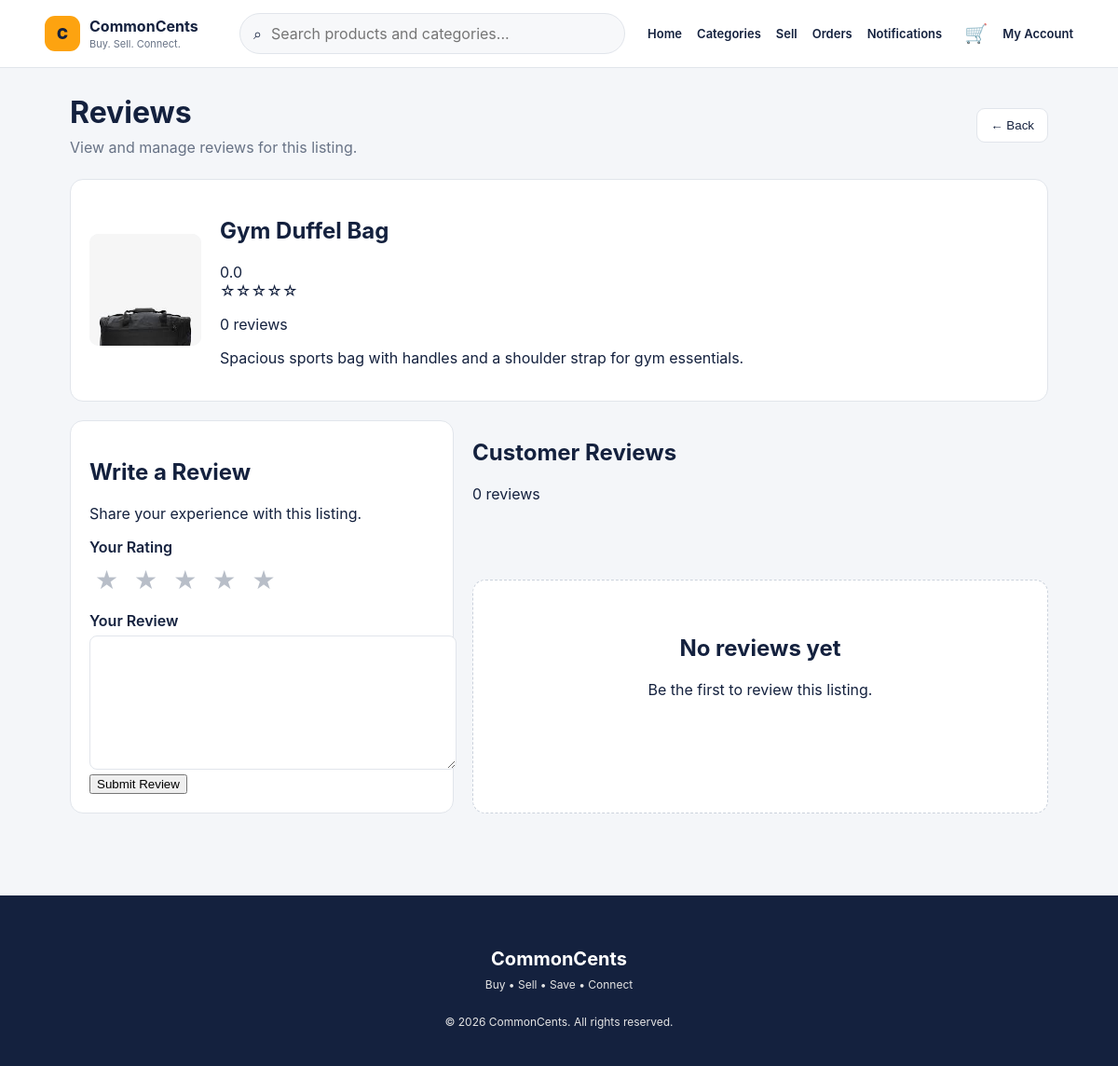
The page /frontend/reviews.php (signed in) on the database its author committed.
### tables this page shows
CREATE TABLE IF NOT EXISTS `listing` (
  `listingID` int NOT NULL AUTO_INCREMENT,
  `title` varchar(100) NOT NULL,
  `description` text,
  `price` decimal(10,2) NOT NULL,
  `type` enum('New','Used') NOT NULL,
  `imageURL` varchar(255) DEFAULT NULL,
  `datePosted` datetime NOT NULL,
  `status` enum('Available','Reserved','Sold') NOT NULL,
  `userID` int NOT NULL,
  `categoryID` int NOT NULL,
  PRIMARY KEY (`listingID`),
  KEY `fk_listing_user` (`userID`),
  KEY `fk_listing_category` (`categoryID`)
);

### frontend/reviews.php (the view, shortened to what this page needs)
<?php
require_once __DIR__ . '/../config/database.php';
function reviewEscape($v) {
    return htmlspecialchars((string)$v,ENT_QUOTES,'UTF-8');
}
$listingID=filter_input(INPUT_GET,'listingID',FILTER_VALIDATE_INT) ?: filter_input(INPUT_POST,'listingID',FILTER_VALIDATE_INT);
$listing=null;
$reviews=null;
if (!$listing) {
    $stmt=$conn->prepare('SELECT listingID,title,description,imageURL FROM listing ORDER BY datePosted DESC LIMIT 1');
    $stmt->execute();
    $listing=$stmt->get_result()->fetch_assoc();
    $listingID=$listing ? (int)$listing['listingID'] : 0;
}
if ($listingID) {
    $stmt=$conn->prepare('SELECT r.reviewID,r.rating,r.comment,r.reviewDate,r.userID,u.firstName,u.lastName FROM review r JOIN `user` u ON u.userID=r.userID WHERE r.listingID=? ORDER BY r.reviewDate DESC');
    $stmt->bind_param('i',$listingID);
    $stmt->execute();
    $reviews=$stmt->get_result()->fetch_all(MYSQLI_ASSOC);
}
$avg=0;
?>
<!DOCTYPE html>
<html lang="en">
    <head>
        <link rel="stylesheet" href="../assets/styles.css">
    </head>
    <body class="page-reviews">
        <?php
        require __DIR__ . '/../partials/marketplace-nav.php';
        ?>
        <main class="main-container">
            <div class="page-header">
                <div>
                    <h1>Reviews</h1>
                    <p>View and manage reviews for this listing.</p>
                </div>
                <button class="back-button" onclick="goBack()">← Back</button>
            </div>
            <?php if(!$listing): ?>
                <div class="empty-state">
                    <h2>No listings available</h2>
                    <p>Create or browse a listing before writing a review.</p>
                    <a href="home.php">Browse products</a>
                </div>
            <?php else: ?>
                <section class="listing-card">
                    <div class="listing-image">
                        <?php if($listing['imageURL']): ?>
                            <img src="<?=reviewEscape($listing['imageURL'])?>" alt="<?=reviewEscape($listing['title'])?>">
                        <?php else: ?>
                            Product Image
                        <?php endif; ?>
                    </div>
                    <div class="listing-info">
                        <h2>
                            <?=reviewEscape($listing['title'])?>
                        </h2>
                        <div class="rating-summary">
                            <span class="big-rating">
                                <?=number_format((float)$avg,1)?>
                            </span>
                            <div>
                                <div class="stars">
                                    <?=str_repeat('★',(int)round($avg)).str_repeat('☆',5-(int)round($avg))?>
                                </div>
                                <p>
                                <?=count($reviews ?: [])?> reviews</p>
                            </div>
                        </div>
                        <p class="listing-description">
                            <?=reviewEscape($listing['description'] ?? '')?>
                        </p>
                    </div>
                </section>
                <div class="content-grid">
                    <section class="review-form-card">
                        <h2>Write a Review</h2>
                        <p class="section-description">Share your experience with this listing.</p>
                        <form method="post" id="reviewForm">
                            <label>Your Rating</label>
                            <div class="star-selector">
                                <button type="button" onclick="selectRating(1)">★</button>
                                <button type="button" onclick="selectRating(2)">★</button>
                                <button type="button" onclick="selectRating(3)">★</button>
                                <button type="button" onclick="selectRating(4)">★</button>
                                <button type="button" onclick="selectRating(5)">★</button>
                            </div>
                            <label for="reviewComment">Your Review</label>
                            <textarea id="reviewComment" name="reviewComment" placeholder="Write your review here..." rows="6" required>
                            </textarea>
                            <button type="submit" class="primary-button">Submit Review</button>
                        </form>
                    </section>
                    <section class="reviews-section">
                        <div class="section-title">
                            <h2>Customer Reviews</h2>
                            <span>
                            <?=count($reviews ?: [])?> reviews</span>
                        </div>
                        <?php if (!$reviews): ?>
                            <div class="empty-state">
                                <h2>No reviews yet</h2>
                                <p>Be the first to review this listing.</p>
                            </div>
                    <?php endif; ?>
                </section>
            </div>
        <?php endif; ?>
    </main>
    <footer class="site-footer">
    <div class="footer-content">
    <h2>CommonCents</h2>
    <p>Buy • Sell • Save • Connect</p>
    </div>
    <p>© <?= date('Y') ?> CommonCents. All rights reserved.</p>
    </footer>
</body>
</html>

### rows shown on the page
listing: imageURL (picture), title "Gym Duffel Bag", description "Spacious sports bag with handles and a shoulder strap for gym essentials."

### other values the page prints
$avg "0.0"
str_repeat('☆',5-(int)round($avg)) "☆☆☆☆☆"
count($reviews ?: []) "0"
